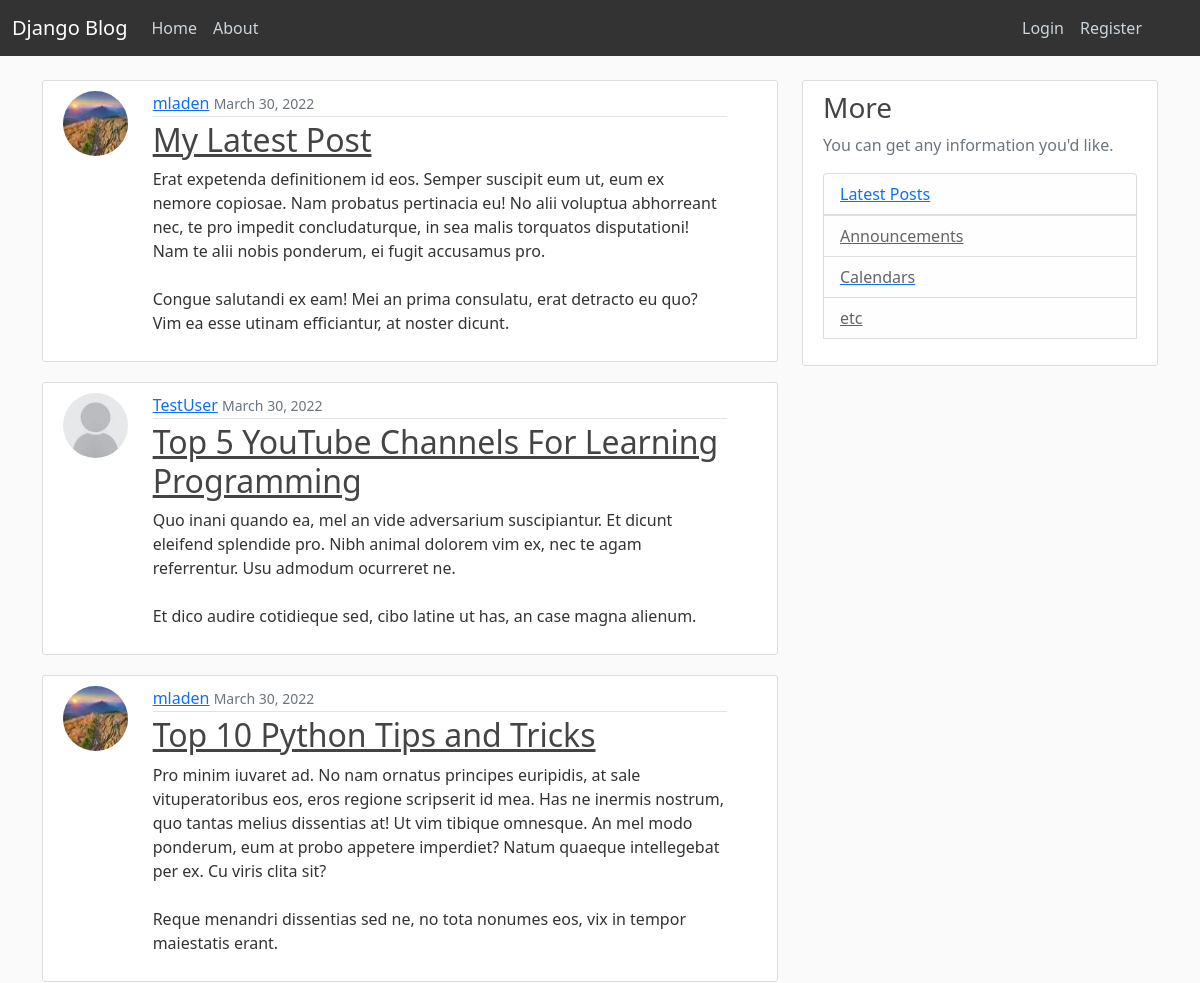
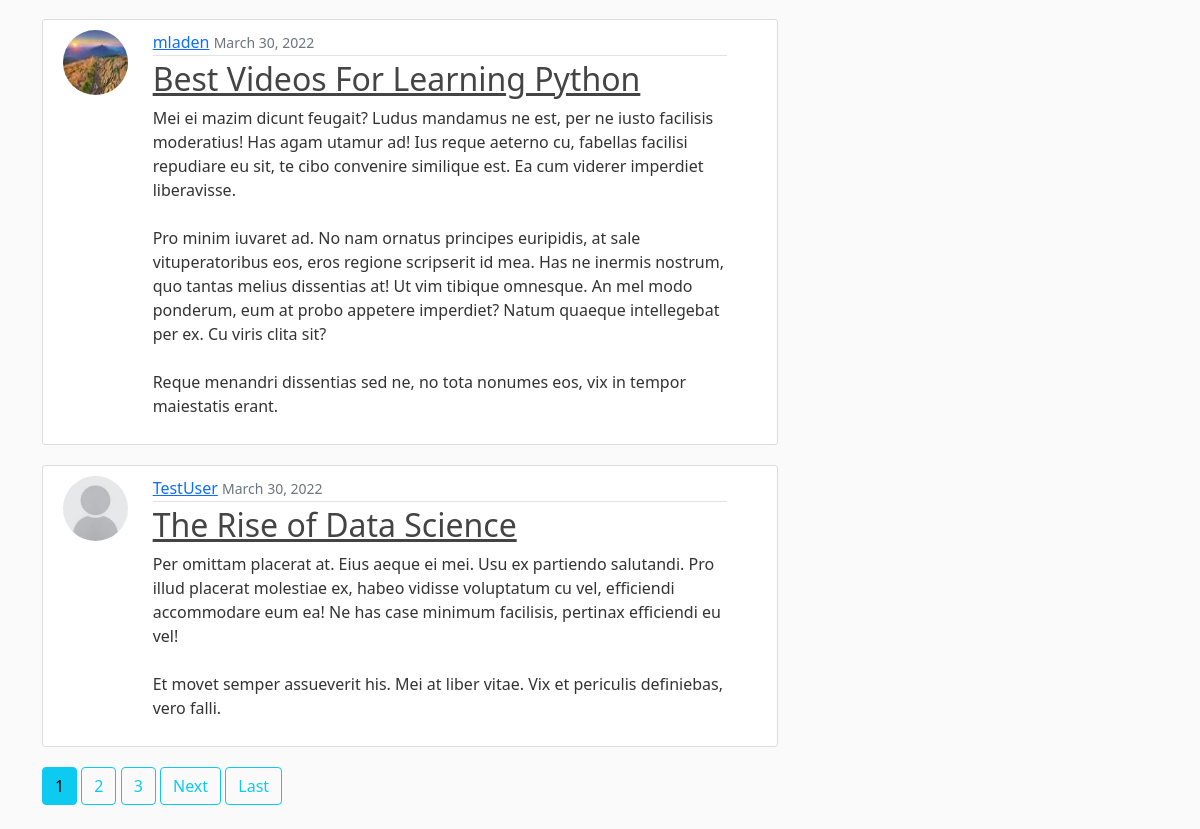
The page / on the database its author committed (2 pictures, top to bottom).
### blog/models.py (models this page shows, shortened)
class Post(models.Model):
    title = models.CharField(max_length=100)
    content = models.TextField()
    date_posted = models.DateTimeField(default=timezone.now)
    author = models.ForeignKey(User, on_delete=models.CASCADE)

### users/models.py (models this page shows, shortened)
class Profile(models.Model):
    user = models.OneToOneField(User, on_delete=models.CASCADE)
    image = models.ImageField(default='default.jpg', upload_to='profile_pics')

### blog/views.py (the view)
# urls.py: path('', PostListView.as_view(), name='blog-home'),
class PostListView(ListView):
    model = Post
    template_name='blog/home.html'
    context_object_name = 'posts'
    ordering = ['-date_posted']
    paginate_by = 5

### blog/templates/blog/home.html (shortened to what this page needs)
{% extends 'blog/base.html' %}
{% block content %}
    {% for post in posts %}
        <article class="media content-section">
            <div class="row">
                <div class="col-2">
                    <img class="rounded-circle article-img" src="{{ post.author.profile.image.url }}">
                </div>
                <div class="col">
                    <div style="position: relative; right: 30px;" class="media-body">
                        <div class="article-metadata">
                            <a class="mr-2" href="{% url 'user-posts' post.author.username %}">{{ post.author }}</a>
                            <small class="text-muted">{{ post.date_posted|date:"F d, Y" }}</small>
                        </div>
                        <h2><a class="article-title" href="{% url 'post-detail' post.id %}">{{ post.title }}</a></h2>
                        <p class="article-content">{{ post.content }}</p>
                    </div>
                </div>
            </div>
        </article>
    {% endfor %}
    {% if is_paginated %}
        {% for num in page_obj.paginator.page_range %}
            {% if page_obj.number == num %}
                <a class="btn btn-info mb-4" href="?page={{ num }}">{{ num }}</a>
            {% elif num > page_obj.number|add:'-3' and num < page_obj.number|add:'3' %}
            <a class="btn btn-outline-info mb-4" href="?page={{ num }}">{{ num }}</a>
            {% endif %}
        {% endfor %}
        {% if page_obj.has_next %}
            <a class="btn btn-outline-info mb-4" href="?page={{ page_obj.next_page_number }}">Next</a>
            <a class="btn btn-outline-info mb-4" href="?page={{ page_obj.paginator.num_pages }}">Last</a>
        {% endif %}
    {% endif %}
{% endblock content %}

### blog/templates/blog/base.html (shortened to what this page needs)
{% load static %}
<!DOCTYPE html>
<html lang="en">
<head>
    <link href="https://cdn.jsdelivr.net/npm/bootstrap@5.1.3/dist/css/bootstrap.min.css" rel="stylesheet">
    <link rel="stylesheet" href="{% static 'blog/main.css' %}">
</head>
<body>
    <header class="site-header">
        <nav class="navbar navbar-expand-md navbar-dark bg-steel fixed-top">
            <div class="container">
                <a class="navbar-brand mr-4" href="{% url 'blog-home' %}">Django Blog</a>
                <div class="collapse navbar-collapse" id="navbarToggle">
                    <div class="navbar-nav mr-auto">
                        <a class="nav-item nav-link" href="{% url 'blog-home' %}">Home</a>
                        <a class="nav-item nav-link" href="{% url 'blog-about' %}">About</a>
                    </div>
                </div>
            </div>
            <div class="navbar-nav" style="position: relative; right: 50px">
                {% if user.is_authenticated %}
                    <a class="nav-item nav-link" href="{% url 'post-create' %}">New&nbsp;Post</a>
                    <a class="nav-item nav-link" href="{% url 'profile' %}">Profile</a>
                    <a class="nav-item nav-link" href="{% url 'logout' %}">Logout</a>
                {% else %}
                    <a class="nav-item nav-link" href="{% url 'login' %}">Login</a>
                    <a class="nav-item nav-link" href="{% url 'register' %}">Register</a>
                {% endif %}
            </div>
        </nav>
    </header>
    <main role="main" class="container">
        <div class="row">
            <div class="col-md-8">
                {% block content %}{% endblock %}
            </div>
            <div class="col-md-4">
                <div class="content-section">
                <h3>More</h3>
                <p class='text-muted'>You can get any information you'd like.
                    <ul class="list-group">
                        <li class="list-group-item list-group-item-light"><a href="{%url 'blog-home' %}">Latest Posts</li>
                        <li class="list-group-item list-group-item-light">Announcements</li>
                        <li class="list-group-item list-group-item-light">Calendars</li>
                        <li class="list-group-item list-group-item-light">etc</li>
                    </ul>
                </p>
                </div>
            </div>
        </div>
    </main>
</body>
</html>

### blog/static/blog/main.css (style rules this page uses)
body { background: #fafafa; color: #333333; margin-top: 5rem; }
h1, h2, h3, h4, h5, h6 { color: #444444; }
ul { margin: 0; }
.bg-steel { background-color: #333; }
.site-header .navbar-nav .nav-link { color: #cbd5db; }
.content-section { background: #ffffff; padding: 10px 20px; border: 1px solid #dddddd; border-radius: 3px; margin-bottom: 20px; }
.article-title { color: #444444; }
.article-content { white-space: pre-line; }
.article-img { height: 65px; width: 65px; margin-right: 16px; }
.article-metadata { padding-bottom: 1px; margin-bottom: 4px; border-bottom: 1px solid #e3e3e3 }

### rows shown on the page
Post: author.profile.image (placeholder picture), author "mladen", date_posted "March 30, 2022", title "My Latest Post", content "Erat expetenda definitionem id eos. Semper suscipit eum ut, eum ex nemore copiosae. Nam probatus pertinacia eu! No alii voluptua abhorreant nec, te pro impedit concludaturque, in sea malis torquatos disputationi! Nam te alii nobis ponderum, ei fugit accusamus pro. Congue salutandi ex eam! Mei an prima consulatu, erat detracto eu quo? Vim ea esse utinam efficiantur, at noster dicunt."
Post: author.profile.image (placeholder picture), author "TestUser", date_posted "March 30, 2022", title "Top 5 YouTube Channels For Learning Programming", content "Quo inani quando ea, mel an vide adversarium suscipiantur. Et dicunt eleifend splendide pro. Nibh animal dolorem vim ex, nec te agam referrentur. Usu admodum ocurreret ne. Et dico audire cotidieque sed, cibo latine ut has, an case magna alienum."
Post: author.profile.image (placeholder picture), author "mladen", date_posted "March 30, 2022", title "Top 10 Python Tips and Tricks", content "Pro minim iuvaret ad. No nam ornatus principes euripidis, at sale vituperatoribus eos, eros regione scripserit id mea. Has ne inermis nostrum, quo tantas melius dissentias at! Ut vim tibique omnesque. An mel modo ponderum, eum at probo appetere imperdiet? Natum quaeque intellegebat per ex. Cu viris clita sit? Reque menandri dissentias sed ne, no tota nonumes eos, vix in tempor maiestatis erant."
Post: author.profile.image (placeholder picture), author "mladen", date_posted "March 30, 2022", title "Best Videos For Learning Python", content "Mei ei mazim dicunt feugait? Ludus mandamus ne est, per ne iusto facilisis moderatius! Has agam utamur ad! Ius reque aeterno cu, fabellas facilisi repudiare eu sit, te cibo convenire similique est. Ea cum viderer imperdiet liberavisse. Pro minim iuvaret ad. No nam ornatus principes euripidis, at sale vituperatoribus eos, eros regione scripserit id mea. Has ne inermis nostrum, quo tantas melius dissentias at! Ut vim tibique omnesque. An mel modo ponderum, eum at probo appetere imperdiet? Natum quaeque intellegebat per ex. Cu viris clita sit? Reque menandri dissentias sed ne, no tota nonumes eos, vix in tempor maiestatis erant."
Post: author.profile.image (placeholder picture), author "TestUser", date_posted "March 30, 2022", title "The Rise of Data Science", content "Per omittam placerat at. Eius aeque ei mei. Usu ex partiendo salutandi. Pro illud placerat molestiae ex, habeo vidisse voluptatum cu vel, efficiendi accommodare eum ea! Ne has case minimum facilisis, pertinax efficiendi eu vel! Et movet semper assueverit his. Mei at liber vitae. Vix et periculis definiebas, vero falli."

### other values the page prints
{{ num }} "1"
{{ num }} "2" "3"
